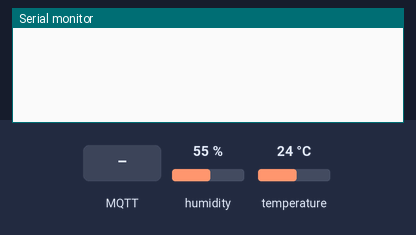
The sketch below on a simulated ESP8266 (NodeMCU). On the bench: the last lines printed to the serial monitor. The test bench sets the inputs (shaded band); at power-on: humidity 55 %, temperature 24 °C. WiFi joins after 1.5 s; servers stay silent unless stated; no MQTT or app messages arrive unless stated.

Above: at 2.7 s.
2.8 s: MQTT message "room1" arrives on the first subscribed topic
At 4.4 s:
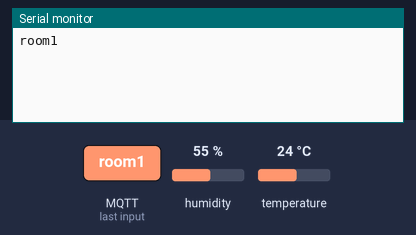
12.1 s: MQTT message "1" arrives on the first subscribed topic
At 13.8 s:
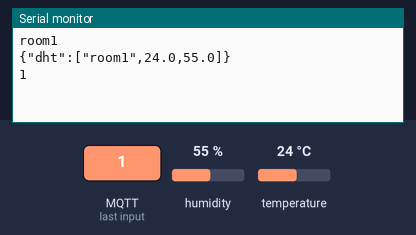
14.1 s: MQTT message "on" arrives on the first subscribed topic
At 15.8 s:
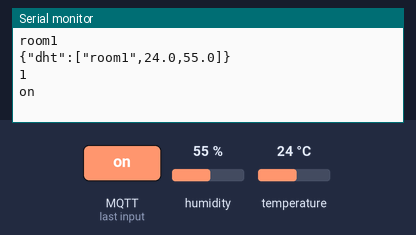
16.1 s: MQTT message "off" arrives on the first subscribed topic
At 17.5 s:
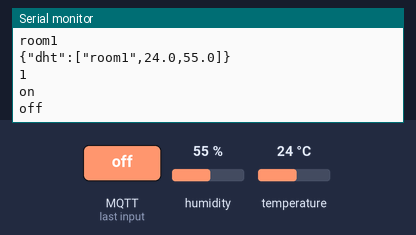
18.1 s: humidity set to 22 %
19.6 s: temperature set to 12 °C
At 21.7 s:
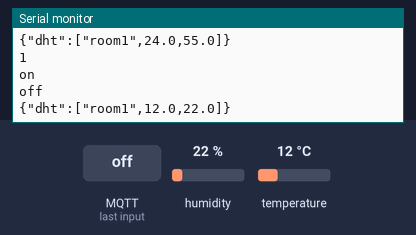

Measured:
- after the input at 2.8 s, the serial monitor: prints a new line after 0.81 s (image 1)
- after the input at 12.1 s, the serial monitor: prints a new line after 0.55 s (image 2)
- after the input at 14.1 s, the serial monitor: prints a new line after 0.56 s (image 3)
- after the input at 16.1 s, the serial monitor: prints a new line after 0.57 s (image 4)
- after the input at 19.6 s, the serial monitor: prints a new line after 1.1 s (image 5)

The sketch:

esp01_room1.ino
```cpp
#include "basic_config.h"
#include <ESP8266WiFi.h>
String  device_name ="room1";


const char* ssid = "TP-Link_0F26";
const char* password = "15722423";

const char* mqtt_server = "192.168.5.101";  // 例如 "192.168.1.100"
const int mqtt_port = 1883;
const char* mqtt_user = "spore";  // 若無則留空
const char* mqtt_password = "spore";  // 若無則留空


String clientID = "ESP01_"+device_name;
String subDeviceLCD = "/LCD";
String subDeviceUNO = "/"+device_name+"/UNO";
String subRoom1 = "/room1";
String subRoom2 = "/room2";
String subRoom3 = "/room3";
String subCentral = "/central";
String pubSyncCentral = "/central/sync";
String pubTopicDebug = "/central/Debug/"+device_name;
String pubTopicDHT = "/central/DHT/"+device_name;

bool bDebug = true;
bool remoteDebug = true;
bool serialDebug = false;
void seriallog(String str)
{
  if(bDebug == false)
  {
    return;
  }
  else
  {
    if(remoteDebug == true)
    {
      pubMsg(pubTopicDebug,str);
    }

    if(serialDebug == true )
    {
      Serial.println(str);
    }
  }
}
void serialToUno(String data)
{
  Serial.println(data);
}
String getValue(String data, char separator, int index) {
  int found = 0;
  int start = 0;
  int end = -1;

  for (int i = 0; i <= data.length(); i++) {
    if (data.charAt(i) == separator || i == data.length()) {
      found++;
      if (found - 1 == index) {
        return data.substring(start, i);
      }
      start = i + 1;
    }
  }
  return "";
}

void serialReadfromUno()
{
  String input = Serial.readString();
  if(input != "")
  {
    String topic = getValue(input, ',', 0);
    String data = getValue(input, ',', 1);
    pubMsg(topic,data);
  }


}

void wifiSetup() {

  delay(50);
  seriallog("Connecting to WiFi...");
  WiFi.begin(ssid, password);
  while (WiFi.status() != WL_CONNECTED) {
    delay(500);
    seriallog(".");
  }
  seriallog("\nWiFi connected, IP: " + WiFi.localIP().toString());
}
void setup() {
  Serial.begin(9600);
  wifiSetup();
  seriallog("setup:"+device_name);
  otaSetup();
  mqttSetup();

}


void loop()
{
  otaActive();
  mqttActive();
  dhtLoop();
  serialReadfromUno();

}
```

dht_sensor.ino
```cpp
//#include <SimpleDHT.h>
#include <DHT.h>

int pinDHT11 = 2;
#define DHTTYPE DHT11
DHT dht(pinDHT11, DHTTYPE);
unsigned long dhtTimer = 0;
unsigned long duration = 10000;

void dhtSetup() {
  dht.begin();
  dhtTimer = millis();

}
String getDHTData()
{
    float temperature = dht.readTemperature();
    float humidity = dht.readHumidity();
    //temperature = 24.5;
    //humidity = 58.3;
    // start working...
    seriallog("=================================");
   if (isnan(humidity) || isnan(temperature)) {
      seriallog("Failed to read from DHT sensor!");
      return "";
    }

    char buf[50];
    sprintf(buf,"{\"dht\":[\"%s\",%.1f,%.1f]}",device_name.c_str(),temperature,humidity);
    String strData(buf);
    seriallog(strData);


    return strData;
}

void dhtLoop() {

    if(dhtAutoUpload)
    {
      if(millis()-dhtTimer > duration)
      {

        String str = getDHTData();
        if(str !="")
        {
          //if(device_name == "room1")
          {
            serialToUno(str);
          }
          pubMsg(pubTopicDHT,str);
          if(device_name != "room1")
          {
              pubMsg(subDeviceLCD,str);
          }

        }
        dhtTimer = millis();
      }
    }
    //delay(3000);  //每3秒顯示一次
}
```

mqtt.ino
```cpp
#include <PubSubClient.h>


WiFiClient espClient;
PubSubClient client(espClient);


// 當 MQTT 訂閱主題收到訊息時的回調函式
void callback(char* topic, byte* payload, unsigned int length) {
  String strTopic = String(topic);
  String msg = "Message arrived ["+strTopic+"] ";

  String data = "";
  for (int i = 0; i < length; i++) {
    data+=(char)payload[i];
  }
  //Serial.println(data);
    seriallog(msg);
    seriallog(data);
  serialToUno(data);
  //String s = subCentral+","+subDeviceESP+","+subDeviceUNO+","+subRoom1+","+subRoom2+","+subRoom3+",";
  //seriallog(s);
  if(strTopic==subCentral)
  {
    seriallog(strTopic);
    handleCentral(data);
  }
  else if(strTopic==subDeviceLCD)
  {
    seriallog(strTopic);

  }
  else if(strTopic==subDeviceUNO)
  {
    seriallog(strTopic);
    serialToUno(data);
  }
  else if(strTopic == subRoom1)
  {
    seriallog(strTopic);
    serialToUno(data);
  }
  /*
  else if(strTopic == subRoom2 )
  {
    seriallog(strTopic);
    serialToUno(data);
  }
  else if(strTopic == subRoom3 )
  {
    seriallog(strTopic);
    serialToUno(data);

  }
  */
}

void handleCentral(String cmd) {
/*
  if("switch")
  {
    gCentral=(gCentral+1)%2;
    setCentral(gCentral);

  }
  */
}
void setCentral(bool state)
{
  /*
    if(gCentral == CENTRAL_DISABLE)
      handleLED("LED_OFF");
    else if(gCentral == CENTRAL_ENABLE)
      handleLED("LED_ON");
      */
}

void handleLED(String cmd) {
  /*
  if(cmd == "LED_ON")
  {
    enable_led = true;
  }
  else if(cmd == "LED_OFF")
  {
    enable_led = false;
    FastLED.clearData();
    FastLED.show();
  }
  else if(cmd=="switch")
  {
    enable_led = (enable_led+1)%2;
    if(enable_led == false)
    {
      FastLED.clearData();
      FastLED.show();
    }
  }
  */
}

// 連接 MQTT 伺服器
void reconnect() {
  while (!client.connected()) {
    seriallog("Attempting MQTT connection...");

    if (client.connect(clientID.c_str(), mqtt_user, mqtt_password)) {
      seriallog(" connected!");
      if(device_name == "room1")
      {
        client.subscribe(subDeviceLCD.c_str());  // 訂閱LCD測試主題
      }
      client.subscribe(subDeviceUNO.c_str());
      client.subscribe(subCentral.c_str());

      client.subscribe(subRoom1.c_str());
      /*
      client.subscribe(subRoom2.c_str());
      client.subscribe(subRoom3.c_str());
      */
      if(device_name == "room1")
      {

      }

    } else {
      seriallog(" failed, rc=");
      seriallog(String(client.state()));
      seriallog(" retrying in 5 seconds...");
      delay(5000);
    }
  }
  client.publish(pubSyncCentral.c_str(),device_name.c_str());
}

void mqttSetup() {
  //Serial.begin(115200);
  //setup_wifi();
  client.setServer(mqtt_server, mqtt_port);
  client.setCallback(callback);
}

void mqttActive() {
  if (!client.connected()) {
    reconnect();
  }
  client.loop();
/*
  // 發送 MQTT 訊息
  static unsigned long lastMsg = 0;
  if (millis() - lastMsg > 5000) {
    lastMsg = millis();
    String msg = "Hello from ESP8266!";
    client.publish("esp/test", msg.c_str());
    Serial.println("Sent: " + msg);
  }
  */
}

void pubMsg(String pubTopic,String s)
{
   if(serialDebug == true)
   {
    /*
     Serial.print("topic name, data: ");
     Serial.println(pubTopic);
     Serial.print(" , ");

     Serial.println(s);
     */
   }

   if(client.connected())
   {
     client.publish(pubTopic.c_str(), s.c_str());
   }
}
```

ota.ino
```cpp
#include <ArduinoOTA.h>

void otaSetup() {


  ArduinoOTA.begin();
  seriallog("Arduino OTA Ready!");


}

void otaActive() {
  ArduinoOTA.handle();  // 處理 OTA 更新

}
```

swSerial.ino
```cpp
/*
void swSwrialReadCommand()
{
  String s="";
  while(mySerial.available())
  {
    char c = mySerial.read();
    if(c!='\n')
    {

      s+=c;
    }
    delay(5);
  }

  if(s!="")
  {


  }
}

*/
```

basic_config.h
```cpp
#ifndef  _BASIC_CONFIG_H
#define  _BASIC_CONFIG_H


void pubMsg(String pubTopic,String s);
String getDHTData();
bool dhtAutoUpload = true;
#endif
```
